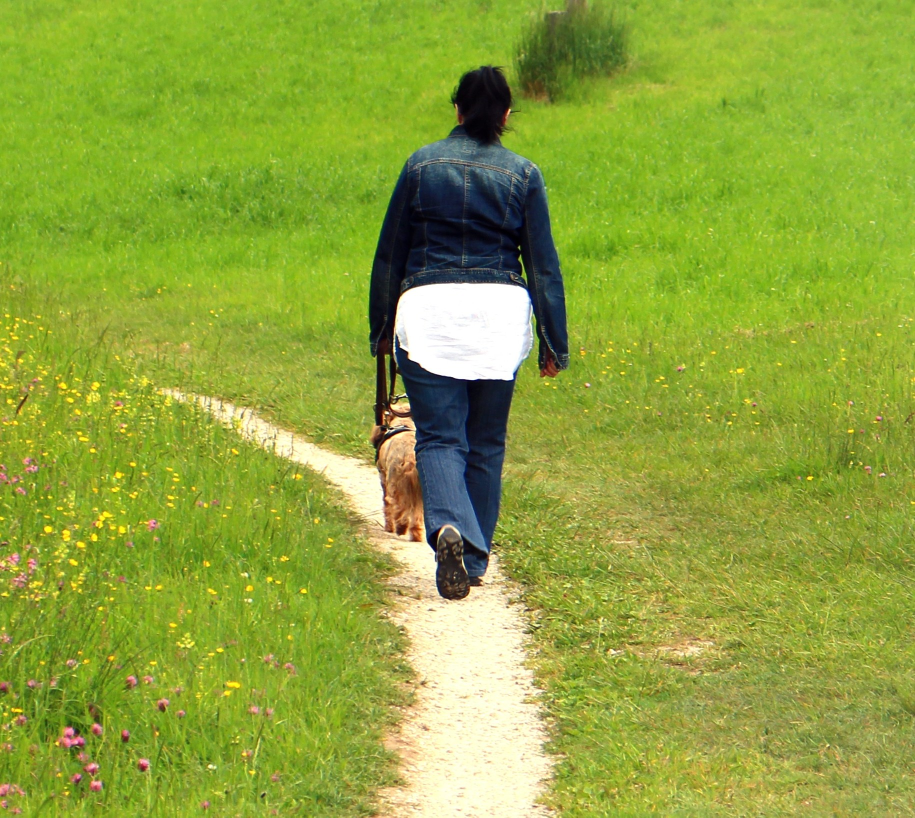
#> input picture image/walking.jpg, 1830 x 1635 px, found by its file name (shown at 1/2 size)
$ python merge_images.py
#> lines starting #> are read from the running program, lines starting #| are printed output that depends on the picture
import cv2
import numpy as np

img1= cv2.imread(r"C:\Users\soumyasish-sarkar\PycharmProjects\opencv_learning\image\walking.jpg")
#> img1 is the input picture: shape (1635, 1830, 3); mean B, G, R 60.1, 165, 142.5
img2= cv2.imread(r"C:\Users\soumyasish-sarkar\PycharmProjects\opencv_learning\image\fighter_plane.jpg")
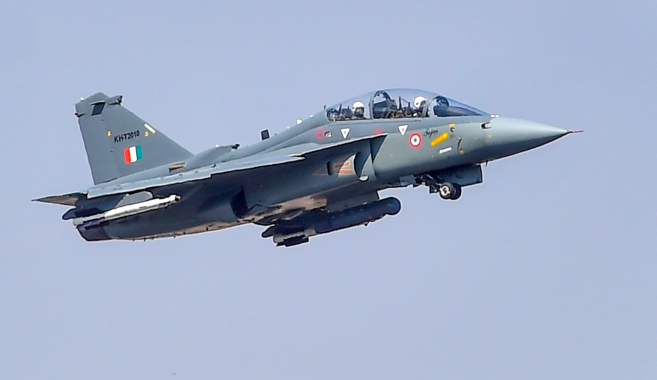
#> input picture image/fighter_plane.jpg, 1313 x 760 px, found by its file name (shown at 1/2 size)
#> img2 is the input picture: shape (760, 1313, 3); mean B, G, R 200.2, 174.4, 161.3

img1=cv2.resize(img1,(500,500))
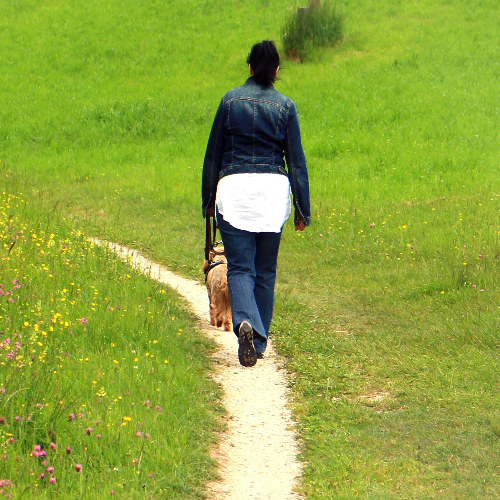
#> img1: shape (500, 500, 3); mean B, G, R 60, 164.9, 142.4
img2=cv2.resize(img2,(500,500))
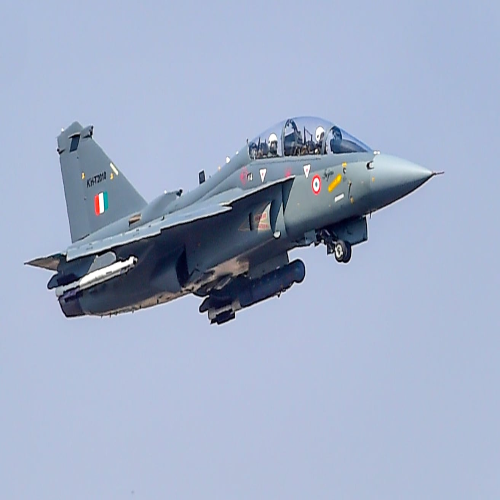
#> img2: shape (500, 500, 3); mean B, G, R 200.1, 174.4, 161.3


#merge image
img_merge= cv2.addWeighted(img1,1,img2,0.8,1)
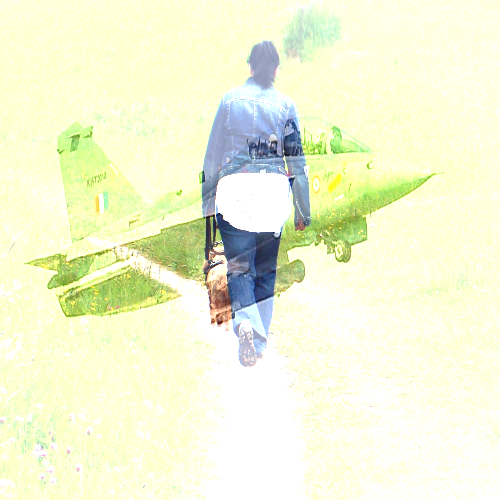
#> img_merge: shape (500, 500, 3); mean B, G, R 212.9, 245.3, 241.3
img_subs= cv2.subtract(img1,img2) #remove common color
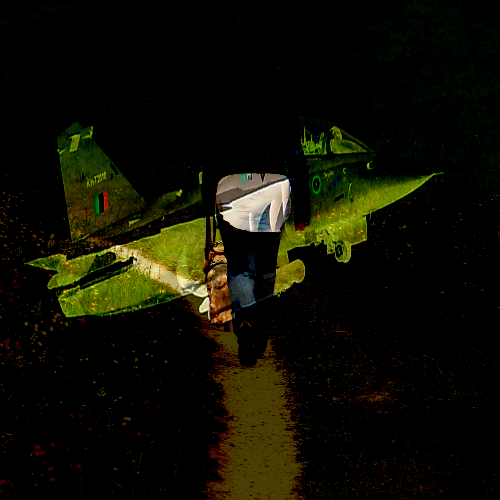
#> img_subs: shape (500, 500, 3); mean B, G, R 3.4, 15.3, 15.7


cv2.imshow("Merge Image",img_merge)

cv2.waitKey(0)
cv2.destroyAllWindows()
